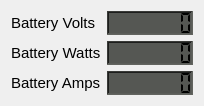
   <widget class="QWidget" name="layoutWidget">
    <property name="geometry">
     <rect>
      <x>358</x>
      <y>676</y>
      <width>190</width>
      <height>91</height>
     </rect>
    </property>
    <layout class="QGridLayout" name="gridLayout_2">
     <item row="0" column="0">
      <widget class="QLabel" name="Battery_Volts_label">
       <property name="font">
        <font>
         <pointsize>11</pointsize>
        </font>
       </property>
       <property name="styleSheet">
        <string notr="true">color: rgb(0, 0, 0);</string>
       </property>
       <property name="text">
        <string>Battery Volts</string>
       </property>
      </widget>
     </item>
     <item row="0" column="1">
      <widget class="QLCDNumber" name="Battery_Volts_LCD">
       <property name="minimumSize">
        <size>
         <width>86</width>
         <height>24</height>
        </size>
       </property>
       <property name="font">
        <font>
         <pointsize>11</pointsize>
         <weight>50</weight>
         <bold>false</bold>
         <kerning>true</kerning>
        </font>
       </property>
       <property name="styleSheet">
        <string notr="true">background-color: rgb(85, 87, 83);</string>
       </property>
       <property name="frameShape">
        <enum>QFrame::WinPanel</enum>
       </property>
       <property name="frameShadow">
        <enum>QFrame::Sunken</enum>
       </property>
       <property name="lineWidth">
        <number>1</number>
       </property>
       <property name="smallDecimalPoint">
        <bool>false</bool>
       </property>
       <property name="digitCount">
        <number>7</number>
       </property>
       <property name="segmentStyle">
        <enum>QLCDNumber::Flat</enum>
       </property>
       <property name="value" stdset="0">
        <double>0.000000000000000</double>
       </property>
      </widget>
     </item>
     <item row="1" column="0">
      <widget class="QLabel" name="Battery_Watts_label">
       <property name="font">
        <font>
         <pointsize>11</pointsize>
        </font>
       </property>
       <property name="styleSheet">
        <string notr="true">color: rgb(0, 0, 0);</string>
       </property>
       <property name="text">
        <string>Battery Watts</string>
       </property>
      </widget>
     </item>
     <item row="1" column="1">
      <widget class="QLCDNumber" name="Battery_Watts_LCD">
       <property name="minimumSize">
        <size>
         <width>86</width>
         <height>24</height>
        </size>
       </property>
       <property name="font">
        <font>
         <pointsize>11</pointsize>
         <weight>50</weight>
         <bold>false</bold>
        </font>
       </property>
       <property name="styleSheet">
        <string notr="true">background-color: rgb(85, 87, 83);</string>
       </property>
       <property name="frameShape">
        <enum>QFrame::WinPanel</enum>
       </property>
       <property name="frameShadow">
        <enum>QFrame::Sunken</enum>
       </property>
       <property name="digitCount">
        <number>7</number>
       </property>
       <property name="segmentStyle">
        <enum>QLCDNumber::Flat</enum>
       </property>
       <property name="value" stdset="0">
        <double>0.000000000000000</double>
       </property>
      </widget>
     </item>
     <item row="2" column="0">
      <widget class="QLabel" name="Battery_Amps_label">
       <property name="minimumSize">
        <size>
         <width>86</width>
         <height>24</height>
        </size>
       </property>
       <property name="font">
        <font>
         <pointsize>11</pointsize>
        </font>
       </property>
       <property name="styleSheet">
        <string notr="true">color: rgb(0, 0, 0);</string>
       </property>
       <property name="text">
        <string>Battery Amps</string>
       </property>
      </widget>
     </item>
     <item row="2" column="1">
      <widget class="QLCDNumber" name="Battery_Amps_LCD">
       <property name="minimumSize">
        <size>
         <width>86</width>
         <height>24</height>
        </size>
       </property>
       <property name="font">
        <font>
         <pointsize>11</pointsize>
         <weight>50</weight>
         <bold>false</bold>
        </font>
       </property>
       <property name="styleSheet">
        <string notr="true">background-color: rgb(85, 87, 83);</string>
       </property>
       <property name="frameShape">
        <enum>QFrame::WinPanel</enum>
       </property>
       <property name="frameShadow">
        <enum>QFrame::Sunken</enum>
       </property>
       <property name="digitCount">
        <number>7</number>
       </property>
       <property name="segmentStyle">
        <enum>QLCDNumber::Flat</enum>
       </property>
       <property name="value" stdset="0">
        <double>0.000000000000000</double>
       </property>
      </widget>
     </item>
    </layout>
    <zorder>Battery_Volts_label</zorder>
    <zorder>Battery_Volts_LCD</zorder>
    <zorder>Battery_Watts_label</zorder>
    <zorder>Battery_Watts_LCD</zorder>
    <zorder>Battery_Amps_LCD</zorder>
    <zorder>Battery_Amps_label</zorder>
   </widget>
